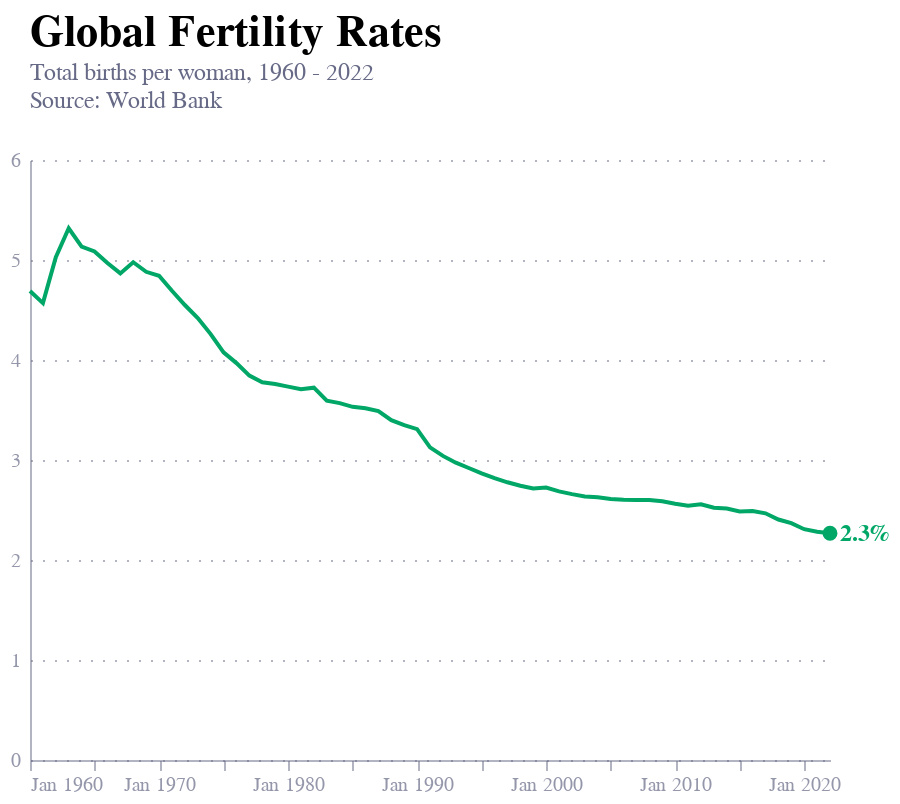

The notebook cell saved with this chart:
### Code cell
# Ensure Year is datetime for plotting
df['date'] = pd.to_datetime(df['Year'], format='%Y')
df['value'] = df['World']

df['highlight'] = False
df.iloc[0, df.columns.get_loc('highlight')] = True

# Create chart
chart = alt.Chart(df).mark_line(
    color="#00A767",
    point=alt.OverlayMarkDef(
        filled=False,
        opacity=alt.expr("if(datum.highlight, 1, 0)"),
        stroke="#00A767",
        fill="#00A767"
    )
).encode(
    x=alt.X('yearmonth(date):T', title=''),
    y=alt.Y('value:Q',
            scale=alt.Scale(domain=[0, 6]), title='' ),
).properties(
    title={
        "text": "Global Fertility Rates",
        "frame": "group",
        "anchor": "start",
        "subtitle": ["Total births per woman, 1960 - 2022", "Source: World Bank", ""],
        "subtitleColor": "#676A86",
        "fontSize": 22
    }
)
# Callout label for last point
callout_text = chart.transform_filter(alt.datum.highlight).mark_text(
    align='left',
    baseline='middle',
    dx=5,
    color='#00A767',
    fontSize=12,
    fontWeight='bold',
    text=alt.expr("format(datum.value, '.1f') + '%'")
)

# Final chart with annotation
chart0 = chart + callout_text

chart0.save("fertility.json")
chart0.save("fertility.png", scale_factor=3.0)
chart0.save("fertility.svg")
chart0

chart0

### Figure 1 — Vega-Lite specification as saved in the notebook (floating-point values rounded to 4 significant figures)
{"config": {"font": "Circular Std", "mark": {"line": {"interpolate": "monotone"}}, "view": {"stroke": "transparent", "width": 400, "height": 300}, "range": {"category": ["#36B7B4", "#E6224B", "#F4C245", "#0063AF", "#00A767", "#179FDB", "#EB5C2E"], "diverging": ["#E6224B", "#E54753", "#C9C9C9", "#179FDB", "#122B39"], "heatmap": ["#C9C9C9", "#179FDB", "#0063AF", "#122B39"], "ordinal": ["#00A767", "#36B7B4", "#179FDB", "#0063AF", "#243B5A"]}, "axisX": {"domainColor": "#676A86", "domainOpacity": 0.5, "grid": false, "labelAngle": 0, "labelColor": "#676A86", "labelOpacity": 0.7, "orient": "bottom", "tickColor": "#676A86", "tickCount": 10, "tickOpacity": 0.5, "title": false, "titleAlign": "center", "titleAnchor": "middle", "titleColor": "#676A86", "titleFontSize": 12, "titleOpacity": 0.8, "titleY": -15}, "axisY": {"domainColor": "#676A86", "domainOpacity": 0.5, "gridColor": "#676A86", "gridDash": [1, 5], "gridOpacity": 0.5, "labelColor": "#676A86", "labelOpacity": 0.7, "labelPadding": 5, "tickColor": "#676A86", "tickCount": 8, "tickOpacity": 0.5, "ticks": false, "titleAlign": "left", "titleAngle": 0, "titleBaseline": "bottom", "titleColor": "#676A86", "titleFontSize": 12, "titleOpacity": 0.8, "titleX": 0, "titleY": -7}}, "layer": [{"mark": {"type": "line", "color": "#00A767", "point": {"fill": "#00A767", "filled": false, "opacity": {"expr": "if(datum.highlight, 1, 0)"}, "stroke": "#00A767"}}, "encoding": {"x": {"field": "date", "timeUnit": "yearmonth", "title": "", "type": "temporal"}, "y": {"field": "value", "scale": {"domain": [0, 6]}, "title": "", "type": "quantitative"}}, "title": {"text": "Global Fertility Rates", "frame": "group", "anchor": "start", "subtitle": ["Total births per woman, 1960 - 2022", "Source: World Bank", ""], "subtitleColor": "#676A86", "fontSize": 22}}, {"mark": {"type": "text", "align": "left", "baseline": "middle", "color": "#00A767", "dx": 5, "fontSize": 12, "fontWeight": "bold", "text": {"expr": "format(datum.value, '.1f') + '%'"}}, "encoding": {"x": {"field": "date", "timeUnit": "yearmonth", "title": "", "type": "temporal"}, "y": {"field": "value", "scale": {"domain": [0, 6]}, "title": "", "type": "quantitative"}}, "title": {"text": "Global Fertility Rates", "frame": "group", "anchor": "start", "subtitle": ["Total births per woman, 1960 - 2022", "Source: World Bank", ""], "subtitleColor": "#676A86", "fontSize": 22}, "transform": [{"filter": "datum.highlight"}]}], "data": {"name": "data-2062ee693903d4ebcb3fd191e3c10417"}, "$schema": "https://vega.github.io/schema/vega-lite/v5.20.1.json", "datasets": {"data-2062ee693903d4ebcb3fd191e3c10417": [{"Year": 2022, "World": 2.268, "date": "2022-01-01T00:00:00", "value": 2.268, "highlight": true}, {"Year": 2021, "World": 2.282, "date": "2021-01-01T00:00:00", "value": 2.282, "highlight": false}, {"Year": 2020, "World": 2.308, "date": "2020-01-01T00:00:00", "value": 2.308, "highlight": false}, {"Year": 2019, "World": 2.368, "date": "2019-01-01T00:00:00", "value": 2.368, "highlight": false}, {"Year": 2018, "World": 2.405, "date": "2018-01-01T00:00:00", "value": 2.405, "highlight": false}, {"Year": 2017, "World": 2.467, "date": "2017-01-01T00:00:00", "value": 2.467, "highlight": false}, {"Year": 2016, "World": 2.489, "date": "2016-01-01T00:00:00", "value": 2.489, "highlight": false}, {"Year": 2015, "World": 2.486, "date": "2015-01-01T00:00:00", "value": 2.486, "highlight": false}, {"Year": 2014, "World": 2.514, "date": "2014-01-01T00:00:00", "value": 2.514, "highlight": false}, {"Year": 2013, "World": 2.522, "date": "2013-01-01T00:00:00", "value": 2.522, "highlight": false}, {"Year": 2012, "World": 2.558, "date": "2012-01-01T00:00:00", "value": 2.558, "highlight": false}, {"Year": 2011, "World": 2.542, "date": "2011-01-01T00:00:00", "value": 2.542, "highlight": false}, {"Year": 2010, "World": 2.563, "date": "2010-01-01T00:00:00", "value": 2.563, "highlight": false}, {"Year": 2009, "World": 2.587, "date": "2009-01-01T00:00:00", "value": 2.587, "highlight": false}, {"Year": 2008, "World": 2.601, "date": "2008-01-01T00:00:00", "value": 2.601, "highlight": false}, {"Year": 2007, "World": 2.601, "date": "2007-01-01T00:00:00", "value": 2.601, "highlight": false}, {"Year": 2006, "World": 2.602, "date": "2006-01-01T00:00:00", "value": 2.602, "highlight": false}, {"Year": 2005, "World": 2.609, "date": "2005-01-01T00:00:00", "value": 2.609, "highlight": false}, {"Year": 2004, "World": 2.628, "date": "2004-01-01T00:00:00", "value": 2.628, "highlight": false}, {"Year": 2003, "World": 2.636, "date": "2003-01-01T00:00:00", "value": 2.636, "highlight": false}, {"Year": 2002, "World": 2.659, "date": "2002-01-01T00:00:00", "value": 2.659, "highlight": false}, {"Year": 2001, "World": 2.686, "date": "2001-01-01T00:00:00", "value": 2.686, "highlight": false}, {"Year": 2000, "World": 2.724, "date": "2000-01-01T00:00:00", "value": 2.724, "highlight": false}, {"Year": 1999, "World": 2.715, "date": "1999-01-01T00:00:00", "value": 2.715, "highlight": false}, {"Year": 1998, "World": 2.742, "date": "1998-01-01T00:00:00", "value": 2.742, "highlight": false}, {"Year": 1997, "World": 2.777, "date": "1997-01-01T00:00:00", "value": 2.777, "highlight": false}, {"Year": 1996, "World": 2.818, "date": "1996-01-01T00:00:00", "value": 2.818, "highlight": false}, {"Year": 1995, "World": 2.866, "date": "1995-01-01T00:00:00", "value": 2.866, "highlight": false}, {"Year": 1994, "World": 2.92, "date": "1994-01-01T00:00:00", "value": 2.92, "highlight": false}, {"Year": 1993, "World": 2.973, "date": "1993-01-01T00:00:00", "value": 2.973, "highlight": false}, {"Year": 1992, "World": 3.041, "date": "1992-01-01T00:00:00", "value": 3.041, "highlight": false}, {"Year": 1991, "World": 3.127, "date": "1991-01-01T00:00:00", "value": 3.127, "highlight": false}, {"Year": 1990, "World": 3.308, "date": "1990-01-01T00:00:00", "value": 3.308, "highlight": false}, {"Year": 1989, "World": 3.348, "date": "1989-01-01T00:00:00", "value": 3.348, "highlight": false}, {"Year": 1988, "World": 3.398, "date": "1988-01-01T00:00:00", "value": 3.398, "highlight": false}, {"Year": 1987, "World": 3.489, "date": "1987-01-01T00:00:00", "value": 3.489, "highlight": false}, {"Year": 1986, "World": 3.518, "date": "1986-01-01T00:00:00", "value": 3.518, "highlight": false}, {"Year": 1985, "World": 3.532, "date": "1985-01-01T00:00:00", "value": 3.532, "highlight": false}, {"Year": 1984, "World": 3.569, "date": "1984-01-01T00:00:00", "value": 3.569, "highlight": false}, {"Year": 1983, "World": 3.594, "date": "1983-01-01T00:00:00", "value": 3.594, "highlight": false}, {"Year": 1982, "World": 3.723, "date": "1982-01-01T00:00:00", "value": 3.723, "highlight": false}, {"Year": 1981, "World": 3.707, "date": "1981-01-01T00:00:00", "value": 3.707, "highlight": false}, {"Year": 1980, "World": 3.734, "date": "1980-01-01T00:00:00", "value": 3.734, "highlight": false}, {"Year": 1979, "World": 3.76, "date": "1979-01-01T00:00:00", "value": 3.76, "highlight": false}, {"Year": 1978, "World": 3.777, "date": "1978-01-01T00:00:00", "value": 3.777, "highlight": false}, {"Year": 1977, "World": 3.844, "date": "1977-01-01T00:00:00", "value": 3.844, "highlight": false}, {"Year": 1976, "World": 3.969, "date": "1976-01-01T00:00:00", "value": 3.969, "highlight": false}, {"Year": 1975, "World": 4.076, "date": "1975-01-01T00:00:00", "value": 4.076, "highlight": false}, {"Year": 1974, "World": 4.259, "date": "1974-01-01T00:00:00", "value": 4.259, "highlight": false}, {"Year": 1973, "World": 4.42, "date": "1973-01-01T00:00:00", "value": 4.42, "highlight": false}, {"Year": 1972, "World": 4.55, "date": "1972-01-01T00:00:00", "value": 4.55, "highlight": false}, {"Year": 1971, "World": 4.692, "date": "1971-01-01T00:00:00", "value": 4.692, "highlight": false}, {"Year": 1970, "World": 4.842, "date": "1970-01-01T00:00:00", "value": 4.842, "highlight": false}, {"Year": 1969, "World": 4.882, "date": "1969-01-01T00:00:00", "value": 4.882, "highlight": false}, {"Year": 1968, "World": 4.978, "date": "1968-01-01T00:00:00", "value": 4.978, "highlight": false}, {"Year": 1967, "World": 4.866, "date": "1967-01-01T00:00:00", "value": 4.866, "highlight": false}, {"Year": 1966, "World": 4.97, "date": "1966-01-01T00:00:00", "value": 4.97, "highlight": false}, {"Year": 1965, "World": 5.086, "date": "1965-01-01T00:00:00", "value": 5.086, "highlight": false}, {"Year": 1964, "World": 5.134, "date": "1964-01-01T00:00:00", "value": 5.134, "highlight": false}, {"Year": 1963, "World": 5.317, "date": "1963-01-01T00:00:00", "value": 5.317, "highlight": false}, {"Year": 1962, "World": 5.029, "date": "1962-01-01T00:00:00", "value": 5.029, "highlight": false}, {"Year": 1961, "World": 4.569, "date": "1961-01-01T00:00:00", "value": 4.569, "highlight": false}, {"Year": 1960, "World": 4.69, "date": "1960-01-01T00:00:00", "value": 4.69, "highlight": false}]}}
